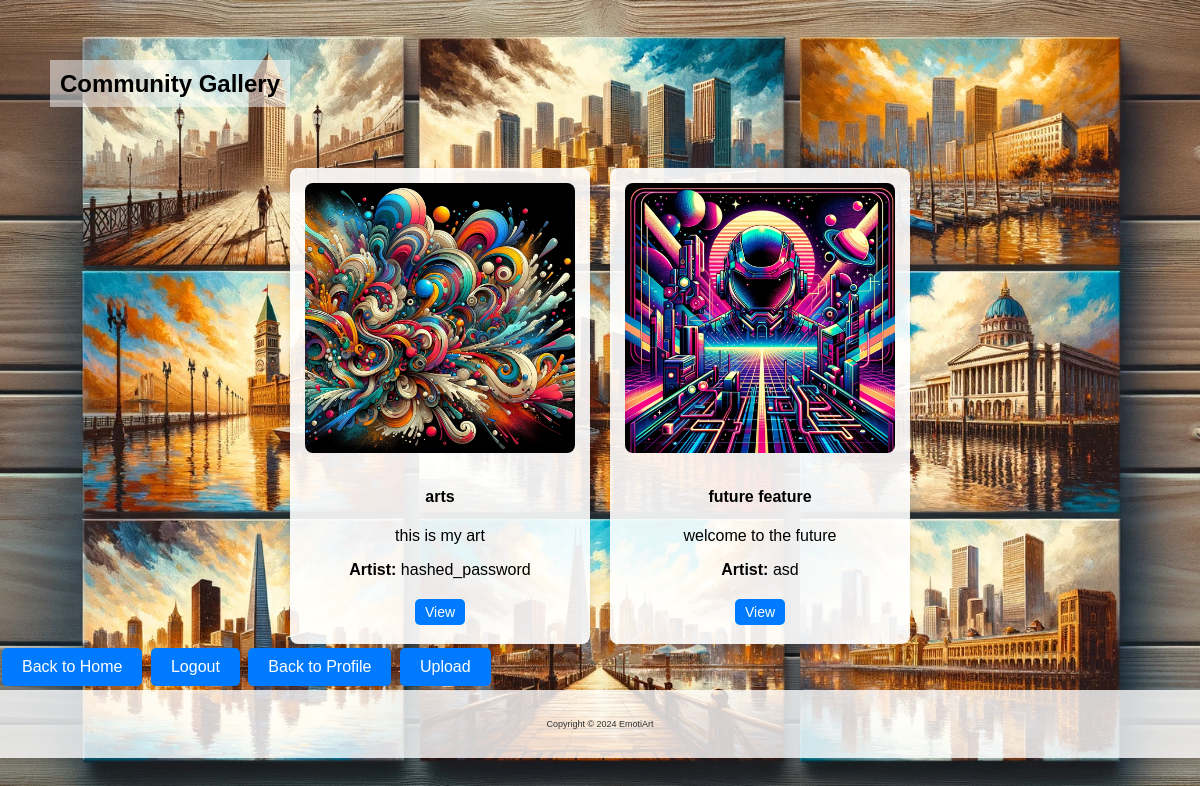
The page /gallery on the database its author committed.
### app/models.py (models this page shows)
class Artwork(db.Model):
    id = db.Column(db.Integer, primary_key=True)
    title = db.Column(db.String(64))
    description = db.Column(db.String(500))
    filename = db.Column(db.String(128))
    user_id = db.Column(db.Integer, db.ForeignKey('user.id'))
    comments = db.relationship('Comment', backref='artwork', lazy='dynamic')

class User(db.Model):
    id = db.Column(db.Integer, primary_key=True)
    username = db.Column(db.String(64), index=True, unique=True)
    email = db.Column(db.String(120), index=True, unique=True)
    hashed_password = db.Column(db.String(128))
    artworks = db.relationship('Artwork', backref='creator', lazy='dynamic')
    comments = db.relationship('Comment', backref='user', lazy='dynamic')

### app/routes.py (the view)
@main.route('/gallery')
def gallery():
    all_artworks = Artwork.query.all()
    return render_template('gallery.html', artworks=all_artworks)

### app/templates/gallery.html (shortened to what this page needs)
<!DOCTYPE html>
<html lang="en">
  <head>
    <link
      rel="stylesheet"
      href="{{ url_for('static', filename='css/style.css') }}"
    />
  </head>
  <body>
    <h2 style="padding: 50px; display: inline">
      <span
        style="background-color: rgba(255, 255, 255, 0.5); padding: 10px 10px"
      >
        Community Gallery
      </span>
    </h2>
    {% if artworks %}
    <div class="artwork-gallery">
      {% for artwork in artworks %}
      <div class="artwork-item">
        <img
          src="{{ url_for('static', filename='uploads/' + artwork.filename) }}"
          alt="{{ artwork.title }}"
        />
        <h4>{{ artwork.title }}</h4>
        <p>{{ artwork.description }}</p>
        <p><strong>Artist:</strong> {{ artwork.creator.username }}</p>
        <a
          href="{{ url_for('main.show_artwork', artwork_id=artwork.id) }}"
          class="button small-button"
          >View</a
        >
      </div>
      {% endfor %}
    </div>
    {% else %}
    <div class="empty-gallery">
      <p>No artworks in the gallery yet. Be the first to upload!</p>
    </div>
    {% endif %}
    <main>
      <a href="{{ url_for('main.index') }}" class="button">Back to Home</a>
      <a href="{{ url_for('main.logout') }}" class="button">Logout</a>
      <a href="{{ url_for('main.profile') }}" class="button">Back to Profile</a>
      <a href="{{ url_for('main.upload') }}" class="button">Upload</a>
    </main>
    <footer class="footer">
      <p style="font-size: xx-small">Copyright © 2024 EmotiArt</p>
    </footer>
  </body>
</html>

### app/static/css/style.css (style rules this page uses)
html, body { height: 100%; margin: 0; padding: 0; background-color: #f0f0f0; font-family: 'Arial', sans-serif; overflow-x: hidden; }
body { background: url('../images/index.png') no-repeat center center fixed; background-size: cover; display: flex; flex-direction: column; }
footer { background: rgba(255, 255, 255, 0.8); color: #333; padding: 20px 10px; text-align: center; box-shadow: 0 4px 8px rgba(0, 0, 0, 0.1); margin-bottom: 0; }
.button, button, input[type="submit"], .nav-links a { background-color: #007BFF; color: white; padding: 10px 20px; border: none; border-radius: 5px; text-align: center; text-decoration: none; display: inline-block; font-size: 16px; margin: 4px 2px; cursor: pointer; transition: background-color 0.3s ease; }
.small-button { padding: 5px 10px; font-size: 14px; }
.artwork-gallery { display: flex; flex-wrap: wrap; gap: 20px; justify-content: center; }
.artwork-item { background: rgba(255, 255, 255, 0.9); box-shadow: 0 4px 8px rgba(0, 0, 0, 0.1); border-radius: 8px; padding: 15px; width: calc(33% - 20px); max-width: 300px; text-align: center; }
.artwork-item img { max-width: 100%; border-radius: 8px; margin-bottom: 10px; }
* { box-sizing: border-box; }

### rows shown on the page
Artwork: filename (picture), title "arts", description "this is my art", creator.username "hashed_password"
Artwork: filename (picture), title "future feature", description "welcome to the future", creator.username "asd"
